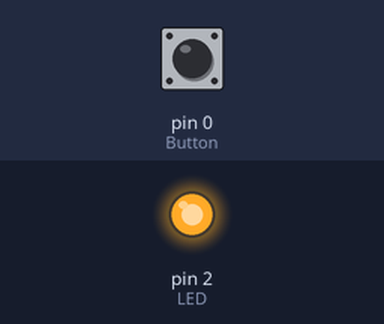
The sketch below on a simulated Arduino Uno, built with avr-gcc and run on an emulated ATmega328P. Shown: output pins drawn as LEDs (lit = HIGH). The inputs (shaded band) are chosen by the test bench; at power-on: pin 0 (Button) LOW.

Above: at 1.2 s.
1.3 s: pin 0 (Button) pulled HIGH for 0.15 s
At 1.37 s:
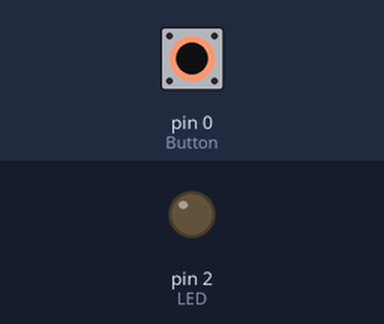
2.9 s: pin 0 (Button) pulled HIGH for 3.2 s
At 6.7 s:
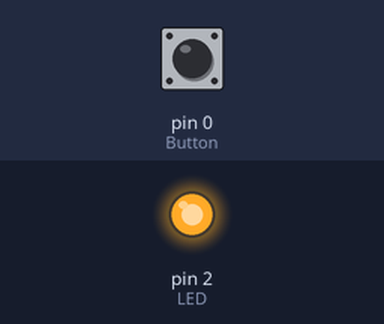
Timing chart, 0 to 8.2 s (numbered marks = the images above; inputs shaded):
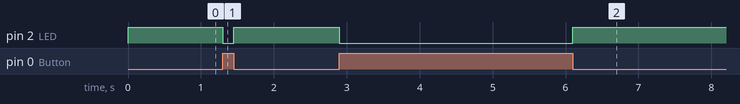

The sketch:

buttonONOFFLED.ino
```cpp
#define LED 2
#define Button 0

void setup() {
  pinMode(LED, OUTPUT);
  pinMode(Button, INPUT);
}

void loop() {
  int ButtonState = digitalRead(Button);

  if (ButtonState == HIGH) {
    digitalWrite(LED, LOW);
    Serial.print("Hello world");
  }

  if (ButtonState == LOW) {
    digitalWrite(LED, HIGH);
  }
}
```

Measured:
- after the input at 1.3 s, pin 2 (LED): HIGH → LOW at once, → HIGH 0.15 s later
- after the input at 2.9 s, pin 2 (LED): HIGH → LOW at once, → HIGH 3.2 s later
